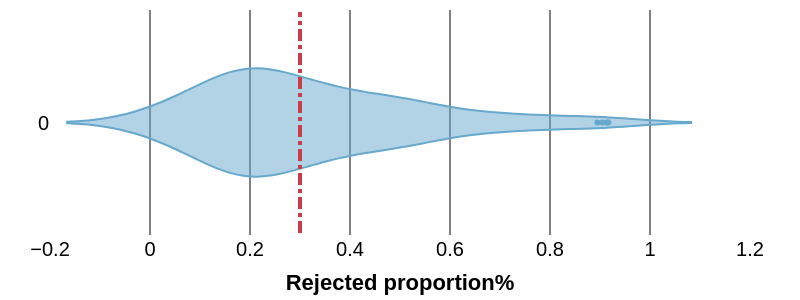

Write notebook code for a chart like this one.
### Code cell
# Create the histogram with density normalization
fig2 = px.violin(
    proportion_less_than_005_tos.values(),
    labels={'x': '<b>Rejected proportion</b>', 'y': 'Density'},
    title=None,
    color_discrete_sequence=['#67a8cd'],  # Set the color to a shade of orange
    orientation='h'
)   

# Update layout for presentation
fig2.update_layout(
    template='plotly_white',
    margin=dict(l=50, r=50, t=10, b=50),  # Adjust margins for a balanced look
    autosize=True,
    yaxis_title=None,  # Explicit y-axis title
    xaxis_title='<b>Rejected proportion%</b>',  # Explicit x-axis title
    yaxis_title_font=dict(size=22),  # Adjust y-axis font size
    xaxis_title_font=dict(size=22),  # Adjust x-axis font size
    font=dict(size=20, color = 'black', family = 'Arial'),  # General font size for labels and titles
    width=800,  # Set figure width (optional for better control)
    height=300,  # Set figure height (optional for better control)
    showlegend=False  # Remove the legend
)

fig2.add_shape(
    type="line",
    x0=0.3, y0=-0.5, x1=0.3, y1=0.5,
    line=dict(color="#c73d47", width=4, dash="dashdot"),
)

fig2.update_xaxes(
    showticklabels=True,
    showgrid=True,
    gridcolor='black',
    gridwidth=1,
    zeroline=True,
    zerolinecolor='black',
    zerolinewidth=1,
    range=[-0.15, 0.9],
    
)


# # Set transparency level and add a solid line around each bar
# fig2.update_traces(
#     opacity=1,  # Set the transparency (0 = fully transparent, 1 = fully opaque)
#     marker_line_color='black',  # Color of the line around each bar
#     marker_line_width=1.5  # Width of the line around each bar
# )

fig2.update_xaxes(range=[-0.2, 1.2])
# fig2.write_image('/Users/gulugulu/clock/figures/Proportion_of_significant_box_tos.pdf')
fig2.show() #change to violin plot

### Figure 1 — Plotly figure (JSON) as saved in the notebook; plotly's stock layout.template omitted (floating-point values rounded to 4 significant figures; data arrays with more than 128 entries replaced by an {"elided": "..."} marker saying what was removed)
{"data": [{"alignmentgroup": "True", "box": {"visible": false}, "hovertemplate": "value=%{x}<br>variable=%{y}<extra></extra>", "legendgroup": "", "marker": {"color": "#67a8cd"}, "name": "", "offsetgroup": "", "orientation": "h", "scalegroup": "True", "showlegend": false, "type": "violin", "x": {"elided": "137 float values"}, "x0": " ", "xaxis": "x", "y": {"elided": "137 str values"}, "y0": " ", "yaxis": "y"}], "layout": {"autosize": true, "font": {"color": "black", "family": "Arial", "size": 20}, "height": 300, "legend": {"tracegroupgap": 0}, "margin": {"b": 50, "l": 50, "r": 50, "t": 10}, "shapes": [{"line": {"color": "#c73d47", "dash": "dashdot", "width": 4}, "type": "line", "x0": 0.3, "x1": 0.3, "y0": -0.5, "y1": 0.5}], "showlegend": false, "violinmode": "group", "width": 800, "xaxis": {"anchor": "y", "domain": [0, 1], "gridcolor": "black", "gridwidth": 1, "range": [-0.2, 1.2], "showgrid": true, "showticklabels": true, "title": {"font": {"size": 22}, "text": "<b>Rejected proportion%</b>"}, "zeroline": true, "zerolinecolor": "black", "zerolinewidth": 1}, "yaxis": {"anchor": "x", "domain": [0, 1], "title": {"font": {"size": 22}}}}}
